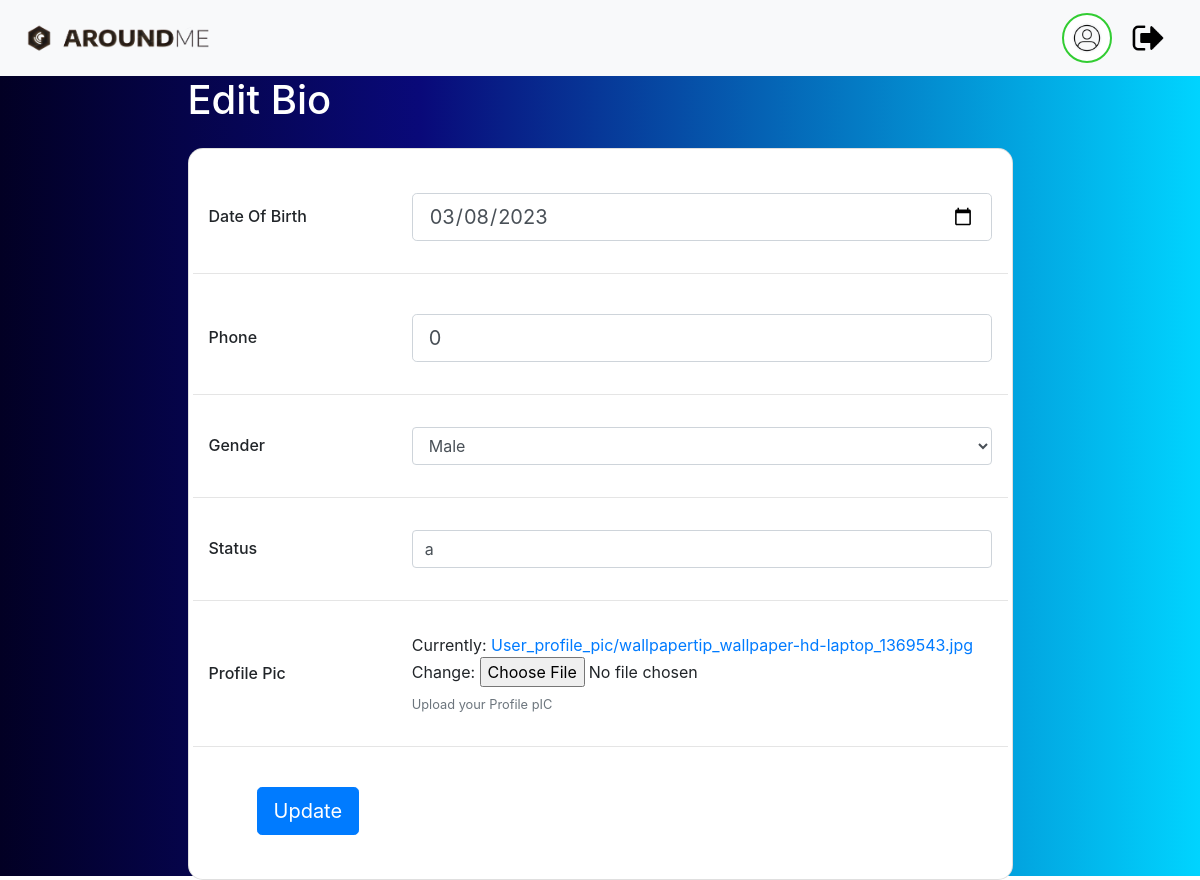
Page /user/EditBio/3 on the committed database.
### user/models.py (models this page shows)
class Bio(models.Model):
    dob=models.DateField()
    options=(
        ("Male","Male"),
        ("Female","Female"),
        ("other","other")
    )
    gender=models.CharField(max_length=100,choices=options,default="Male")
    phone=models.IntegerField()
    status=models.CharField(max_length=200)
    profile_pic=models.ImageField(upload_to="User_profile_pic",null=True)
    user=models.OneToOneField(User,on_delete=models.CASCADE,related_name="Bio_user")

### user/views.py (the view)
# urls.py: path("EditBio/<int:pk>",BioEdit.as_view(),name="EditBio"),
class BioEdit(UpdateView):
    form_class=BioForm
    model=Bio
    template_name="EditBio.html"
    success_url=reverse_lazy("Profile")
    pk_url_kwarg="pk"

### user/forms.py
class BioForm(forms.ModelForm):
    class Meta:
        model=Bio
        exclude=["user"]
        widgets={
            "dob":forms.DateInput(attrs={"type":"date","class":"form-control form-control-lg"}),
            "gender":forms.Select(attrs={"class":"form-control"}),
            "phone":forms.NumberInput(attrs={"class":"form-control form-control-lg"}),
            "status":forms.TextInput(attrs={"class":"form-control"}),
        }

### user/templates/EditBio.html (shortened to what this page needs)
{% extends 'UserNav.html' %}
{% block nav %}
<form method="post" enctype="multipart/form-data">
   <section class="vh-100" style="background: linear-gradient(90deg, rgba(2,0,36,1) 0%, rgba(9,9,121,1) 35%, rgba(0,212,255,1) 100%);">
    <div class="container h-50">
      <div class="row d-flex justify-content-center align-items-center h-100">
        <div class="col-xl-9">
          <h1 class="text-white mb-4">Edit Bio</h1>
          <div class="card" style="border-radius: 15px;">
            <div class="card-body">
              <div class="row align-items-center pt-4 pb-3">
                <div class="col-md-3 ps-5">
                  <h6 class="mb-0">Date Of Birth</h6>
                </div>
                <div class="col-md-9 pe-5">
                  {{form.dob}}
                </div>
              </div>
              <hr class="mx-n3">
              <div class="row align-items-center pt-4 pb-3">
                <div class="col-md-3 ps-5">
                  <h6 class="mb-0">Phone</h6>
                </div>
                <div class="col-md-9 pe-5">
                  {{ form.phone }}
                </div>
              </div>
              <hr class="mx-n3">
              <div class="row align-items-center py-3">
                <div class="col-md-3 ps-5">
                  <h6 class="mb-0">Gender</h6>
                </div>
                <div class="col-md-9 pe-5">
                  {{ form.gender }}
                </div>
              </div>
              <hr class="mx-n3">
              <div class="row align-items-center py-3">
                <div class="col-md-3 ps-5">
                  <h6 class="mb-0">Status</h6>
                </div>
                <div class="col-md-9 pe-5">
                  {{ form.status }}
                </div>
              </div>
              <hr class="mx-n3">
              <div class="row align-items-center py-3">
                <div class="col-md-3 ps-5">
                  <h6 class="mb-0">Profile Pic</h6>
                </div>
                <div class="col-md-9 pe-5">
                  {{ form.profile_pic }}
                  <div class="small text-muted mt-2">Upload your Profile pIC</div>
                </div>
              </div>
              <hr class="mx-n3">
              <div class="px-5 py-4">
                <button type="submit" class="btn btn-primary btn-lg">Update</button>
              </div>
            </div>
          </div>
        </div>
      </div>
    </div>
  </section>
{% endblock nav %}

### rows in the picture
Bio: dob "03/08/2023", phone "0", gender "Male", status "a"
